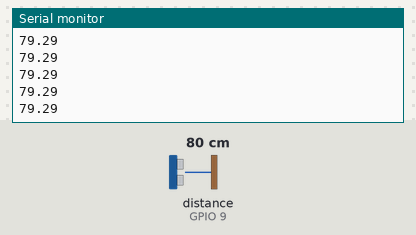
Bench run of a sketch on a simulated ESP32-S3. Shown: the last lines printed to the serial monitor. Wiring (inferred from the names in the program): ultrasonic range finder: trigger GPIO 5; echo GPIO 9. Inputs (shaded band) come from the test bench; at power-on: distance to the obstacle (sensor on GPIO 9) 80 cm. The echo pulse lasts 58.3 µs per cm; WiFi joins after 1.5 s; servers stay silent unless stated.

Above: at 3.7 s.
3.8 s: distance to the obstacle (sensor on GPIO 9) set to 2 cm
At 4.5 s:
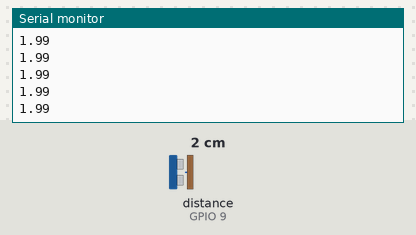
5.3 s: distance to the obstacle (sensor on GPIO 9) set to 4 cm
At 6.3 s:
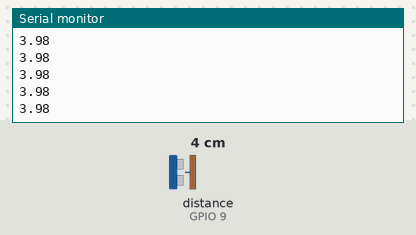
Timing chart, 0 to 8.3 s (numbered marks = the images above; inputs shaded):
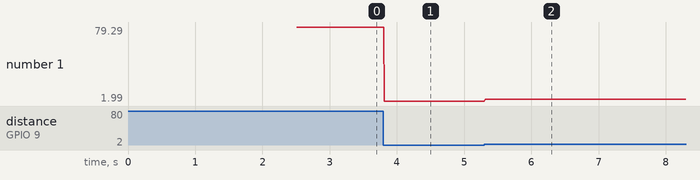

The sketch:

Send_UDP_Sensor.ino
```cpp
// ESP32 UDP client sending datagrams to a UDP server

#include <WiFi.h>
#include <WiFiUdp.h>

// network SSID (network name). and network password to join
char ssid[] = "ESP32-Access-Point";
char pass[] = "123456789";

// UDP information
//local broadcast address..
IPAddress udpServer(192, 168, 4, 1);
#define UDP_PORT 3000
WiFiUDP udp;

// Sensor specific variables
const int trigPin = 5;
const int echoPin = 9;
//define sound speed in cm/uS
#define SOUND_SPEED 0.034
long duration;
float distanceCm;

// The float that is sent over UDP
float floatToSend;

void setup()
{
  Serial.begin(115200);
  // Wait for serial port to connect
  delay(1000);

  Serial.println();

  WiFi.mode(WIFI_STA);  // Connect to Wifi network.
  WiFi.begin(ssid, pass);
  Serial.println("");

  // Wait for connection
  Serial.println("ESP32 WiFi UDP client - Waiting to connect");
  while (WiFi.status() != WL_CONNECTED) {
    delay(500);
    Serial.print(".");
  }
  Serial.println("ESP32 WiFi UDP client - Connected to wifi");

  // Prints wifi info when connected
  Serial.print("\nserver IP address: ");
  Serial.println(udpServer);

  // Beginning sending data
  udp.begin(UDP_PORT);
  Serial.print("server udp port ");
  Serial.println(UDP_PORT);

  // Specific to distance sensor
  pinMode(trigPin, OUTPUT); // Sets the trigPin as an Output
  pinMode(echoPin, INPUT); // Sets the echoPin as an Input
}

// Update with specific sensor logic
float readSensor()
{
  // Clears the trigPin
  digitalWrite(trigPin, LOW);
  delayMicroseconds(2);

  // Sets the trigPin on HIGH state for 10 micro seconds
  digitalWrite(trigPin, HIGH);
  delayMicroseconds(10);
  digitalWrite(trigPin, LOW);

  // Reads the echoPin, returns the sound wave travel time in microseconds
  duration = pulseIn(echoPin, HIGH);

  // Calculate the distance
  distanceCm = duration * SOUND_SPEED/2;

  // Prints the distance in the Serial Monitor
  Serial.println(distanceCm);

  return distanceCm;
}

void loop()
{
  // Update the float to send here
  floatToSend = readSensor();

  // Sending the UDP data
  sendUDPData(floatToSend);

  // Debug check that the float it updated.
  Serial.println(floatToSend);

  // How often it should send
  delay(10);
}

void sendUDPData(float floatToSend)
{
  // Send Packet to UDP server
  udp.beginPacket(udpServer.toString().c_str(), UDP_PORT);
  int len = udp.write((const uint8_t *)&floatToSend, sizeof(floatToSend));
  udp.endPacket();
}
```

Measured:
- after the input at 3.8 s, the serial monitor: prints a new line at once (image 1)
- after the input at 5.3 s, the serial monitor: prints a new line at once (image 2)
- plotted number 1: 79.29 → 1.99 after the input at 3.8 s, 1.99 → 3.98 after the input at 5.3 s
